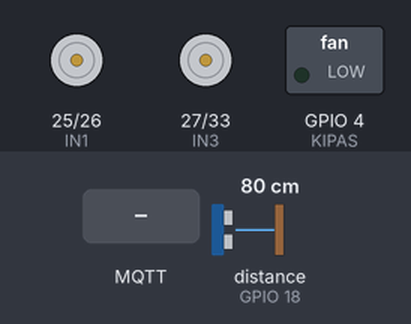
Simulated run of this sketch. Board: ESP32. Parts: motor-driver pin pairs drawn as motors (green arrow = first pin HIGH = forward, orange = second pin HIGH = backward, longer = more drive, scaled by the enable pin), switched loads named in the sketch (green lamp = pin HIGH). The inputs (shaded band) are chosen by the test bench; at power-on: distance to the obstacle (sensor on GPIO 18) 80 cm. The echo pulse lasts 58.3 µs per cm; WiFi joins after 1.5 s; servers stay silent unless stated; random numbers use the default seed unless the sketch sets one; no MQTT or app messages arrive unless stated; pins used as bus, display or sensor lines are not drawn.

Above: at 2.7 s.
2.8 s: MQTT message "MULAI" arrives on the first subscribed topic
At 4.0 s:
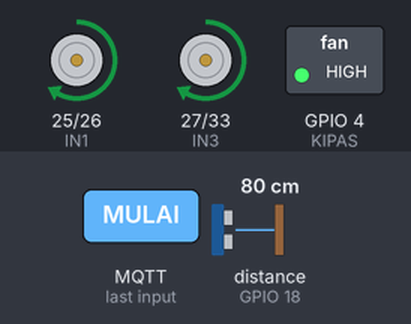
4.3 s: distance to the obstacle (sensor on GPIO 18) set to 22 cm
5.8 s: distance to the obstacle (sensor on GPIO 18) set to 17 cm
At 6.2 s:
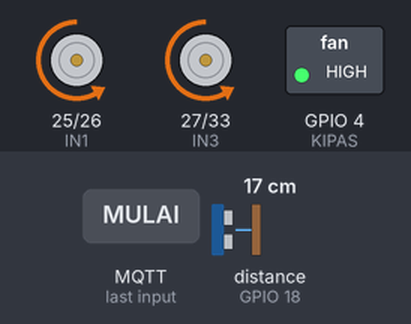
At 6.64 s:
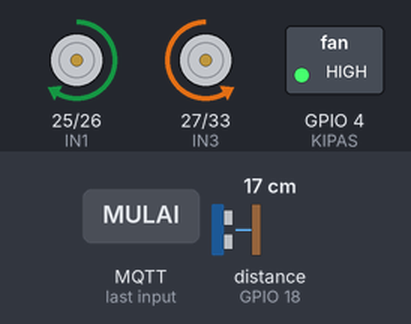
8.8 s: distance to the obstacle (sensor on GPIO 18) set to 35 cm
10.5 s: distance to the obstacle (sensor on GPIO 18) set to 2 cm
At 11.36 s:
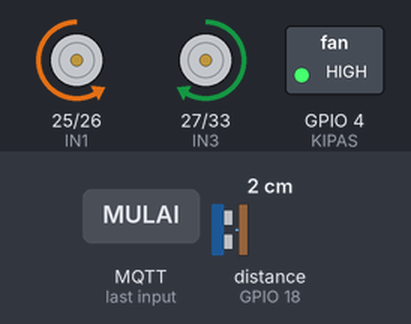
13.5 s: distance to the obstacle (sensor on GPIO 18) set to 60 cm
Timing chart, 0 to 16.2 s (numbered marks = the images above; inputs shaded):
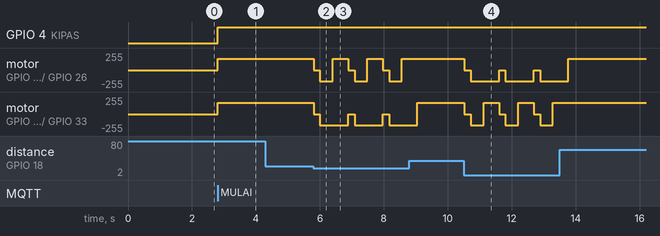

The sketch:

robot_aca.ino
```cpp
// Robot Pembersih Rumah - Kak Aca (Desa Pintar Sukamaju)
// ESP32 + driver motor L298N + 2 motor TT + HC-SR04 + kipas penyedot (MOSFET)
// Perintah dari server desa (Node-RED): "MULAI" / "STOP" di topic desa/aca/robot
//
// Rangkaian:
//   Baterai 2x18650 (7.4V) -> saklar -> L298N 12V, GND
//   L298N 5V  -> ESP32 VIN dan HC-SR04 VCC  (semua GND disatukan)
//   L298N     : ENA->GPIO14, IN1->GPIO25, IN2->GPIO26   (motor kiri  di OUT1/OUT2)
//               ENB->GPIO32, IN3->GPIO27, IN4->GPIO33   (motor kanan di OUT3/OUT4)
//               lepas jumper ENA/ENB supaya kecepatan bisa diatur PWM
//   HC-SR04   : TRIG->GPIO5, ECHO->GPIO18 lewat pembagi tegangan (1K ke ECHO, 2K ke GND)
//   Kipas     : MOSFET IRLZ44N, gate<-GPIO4 lewat 220 ohm (+10K ke GND)
//               kipas + ke baterai, kipas - ke drain, source ke GND, dioda 1N4007 paralel kipas
//
// Library: PubSubClient. Butuh board ESP32 core 3.x (ledcAttach).

#include <WiFi.h>
#include <PubSubClient.h>

const char* WIFI_SSID = "WiFi_Desa_Sukamaju";
const char* WIFI_PASS = "password_wifi";
const char* MQTT_HOST = "192.168.1.10";      // IP server Pak Kades
const char* MQTT_USER = "aca";               // akun MQTT Kak Aca
const char* MQTT_PASS = "password_aca";

#define ENA 14
#define IN1 25
#define IN2 26
#define ENB 32
#define IN3 27
#define IN4 33
#define TRIG 5
#define ECHO 18
#define KIPAS 4

const int KECEPATAN = 170;                   // 0-255
const int JARAK_AMAN = 20;                   // cm
const unsigned long LAMA_BERSIH = 20UL * 60UL * 1000UL;   // 20 menit

WiFiClient net;
PubSubClient mqtt(net);
bool bersih = false;
unsigned long mulaiBersih = 0;

void motor(int kiri, int kanan) {            // -255..255
  digitalWrite(IN1, kiri > 0);  digitalWrite(IN2, kiri < 0);
  digitalWrite(IN3, kanan > 0); digitalWrite(IN4, kanan < 0);
  ledcWrite(ENA, abs(kiri));    ledcWrite(ENB, abs(kanan));
}

long bacaJarak() {
  digitalWrite(TRIG, LOW);  delayMicroseconds(2);
  digitalWrite(TRIG, HIGH); delayMicroseconds(10);
  digitalWrite(TRIG, LOW);
  long durasi = pulseIn(ECHO, HIGH, 30000);  // maks 30 ms
  if (durasi == 0) return 999;               // tidak ada pantulan
  return durasi / 58;                        // cm
}

void kirimStatus(const char* s) { mqtt.publish("desa/aca/status", s); }

void mulai() {
  bersih = true; mulaiBersih = millis();
  digitalWrite(KIPAS, HIGH);
  kirimStatus("MEMBERSIHKAN");
}

void berhenti(const char* alasan) {
  bersih = false;
  motor(0, 0);
  digitalWrite(KIPAS, LOW);
  kirimStatus(alasan);
}

void terimaPesan(char* topic, byte* payload, unsigned int len) {
  String isi;
  for (unsigned int i = 0; i < len; i++) isi += (char)payload[i];
  if (isi == "MULAI") mulai();
  if (isi == "STOP")  berhenti("BERHENTI");
}

void sambung() {
  while (!mqtt.connected()) {
    if (mqtt.connect("esp32-aca", MQTT_USER, MQTT_PASS)) {
      mqtt.subscribe("desa/aca/robot");
      kirimStatus("SIAP");
    } else {
      delay(3000);
    }
  }
}

void setup() {
  Serial.begin(115200);
  int keluaran[] = {IN1, IN2, IN3, IN4, TRIG, KIPAS};
  for (int p : keluaran) pinMode(p, OUTPUT);
  pinMode(ECHO, INPUT);
  ledcAttach(ENA, 1000, 8);                  // PWM 1 kHz, 8 bit
  ledcAttach(ENB, 1000, 8);
  motor(0, 0);
  WiFi.begin(WIFI_SSID, WIFI_PASS);
  while (WiFi.status() != WL_CONNECTED) delay(500);
  mqtt.setServer(MQTT_HOST, 1883);
  mqtt.setCallback(terimaPesan);
}

void loop() {
  if (!mqtt.connected()) sambung();
  mqtt.loop();
  if (!bersih) return;

  if (millis() - mulaiBersih > LAMA_BERSIH) {
    berhenti("SELESAI");         // Node-RED kirim notifikasi
    return;
  }

  if (bacaJarak() < JARAK_AMAN) {  // ada tembok / kursi
    motor(0, 0);                   // berhenti
    delay(200);
    motor(-KECEPATAN, -KECEPATAN); // mundur sedikit
    delay(400);
    int arah = random(2) ? 1 : -1; // belok kiri / kanan
    motor(KECEPATAN * arah, -KECEPATAN * arah);
    delay(450);
  } else {
    motor(KECEPATAN, KECEPATAN);   // maju terus
  }
  delay(30);
}
```

Measured:
- the behaviour switches between 20 and 19 cm on distance to the obstacle (sensor on GPIO 18) (found by bisection; images 1 and 2)
- after the input at 2.8 s, GPIO 4 (KIPAS): LOW → HIGH at once; motor on GPIO 25 (IN1) / GPIO 26 (IN2), motor on GPIO 27 (IN3) / GPIO 33 (IN4): stopped → forward 169/255 at once
- after the input at 4.3 s, every drawn part: stays the same
- after the input at 5.8 s, motor on GPIO 25 (IN1) / GPIO 26 (IN2): forward 169/255 → stopped at once, then repeats every 1.1 s: backward 169/255 0.40 s, forward 169/255 0.48 s, stopped 0.20 s; motor on GPIO 27 (IN3) / GPIO 33 (IN4): alternates backward 169/255 for 0.88 s and stopped for 0.20 s, starting at once
- after the input at 10.5 s, motor on GPIO 25 (IN1) / GPIO 26 (IN2): alternates backward 169/255 for 0.88 s and stopped for 0.20 s, starting at once; motor on GPIO 27 (IN3) / GPIO 33 (IN4): forward 169/255 → stopped at once, then repeats every 1.1 s: backward 169/255 0.40 s, forward 169/255 0.48 s, stopped 0.20 s
